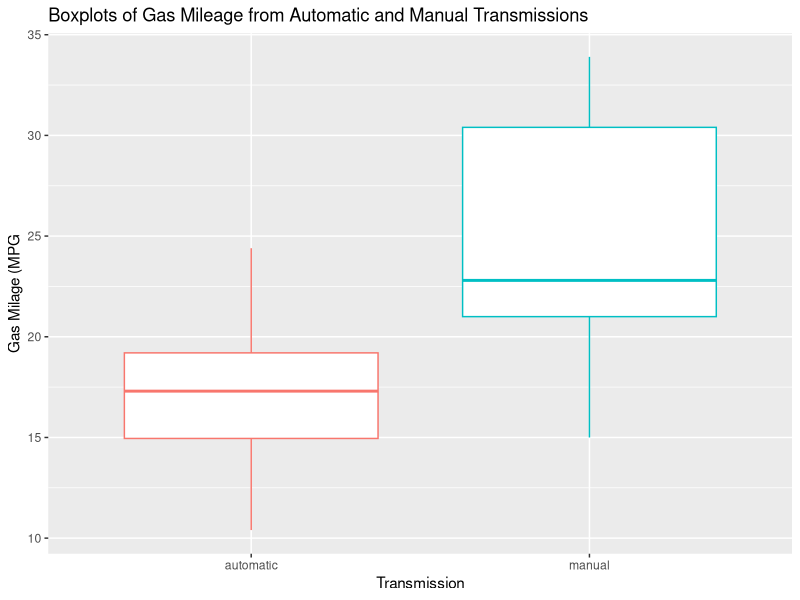

The R script that drew this image:
## ---- chunk 1
knitr::opts_chunk$set(echo = TRUE)
rm(list=ls())
# Load dependencies/data
library(plyr, warn.conflicts = FALSE)
library(dplyr, warn.conflicts = FALSE)
library(ggplot2)
library(datasets)
data(mtcars)
## ---- chunk 2
# Convert am and vs columns into factors with meaningful labels
mtcars <-
  mtcars %>%
  mutate(vs = as.character(vs)) %>%
  mutate(am = as.character(am)) %>%
  mutate(vs = revalue(vs, c("0"="vshaped", "1"="straight"))) %>%
  mutate(am = revalue(am, c("0"="automatic", "1"="manual"))) %>%
  mutate(vs = as.factor(vs)) %>%
  mutate(am = as.factor(am))
## ---- chunk 3
str(mtcars)
## ---- chunk 4
autoMPG <- 
  mtcars %>%
  filter(am == "automatic") %>%
  select(mpg)

manuMPG <-
  mtcars %>%
  filter(am == "manual") %>%
  select(mpg)

summary(autoMPG)
summary(manuMPG)

# Make boxplot
mpgBP <- ggplot(mtcars, aes(x=as.character(am), y=mpg, color=am))
mpgBP + geom_boxplot(aes(group=am)) +
  ggtitle("Boxplots of Gas Mileage from Automatic and Manual Transmissions") +
  xlab("Transmission") + ylab("Gas Milage (MPG") +
  theme(legend.position="none")
## ---- chunk 5
fit1 <- lm(mpg~am, mtcars)
summary(fit1)
## ---- chunk 6
fit2 <- lm(mpg~., mtcars)
summary(fit2)
